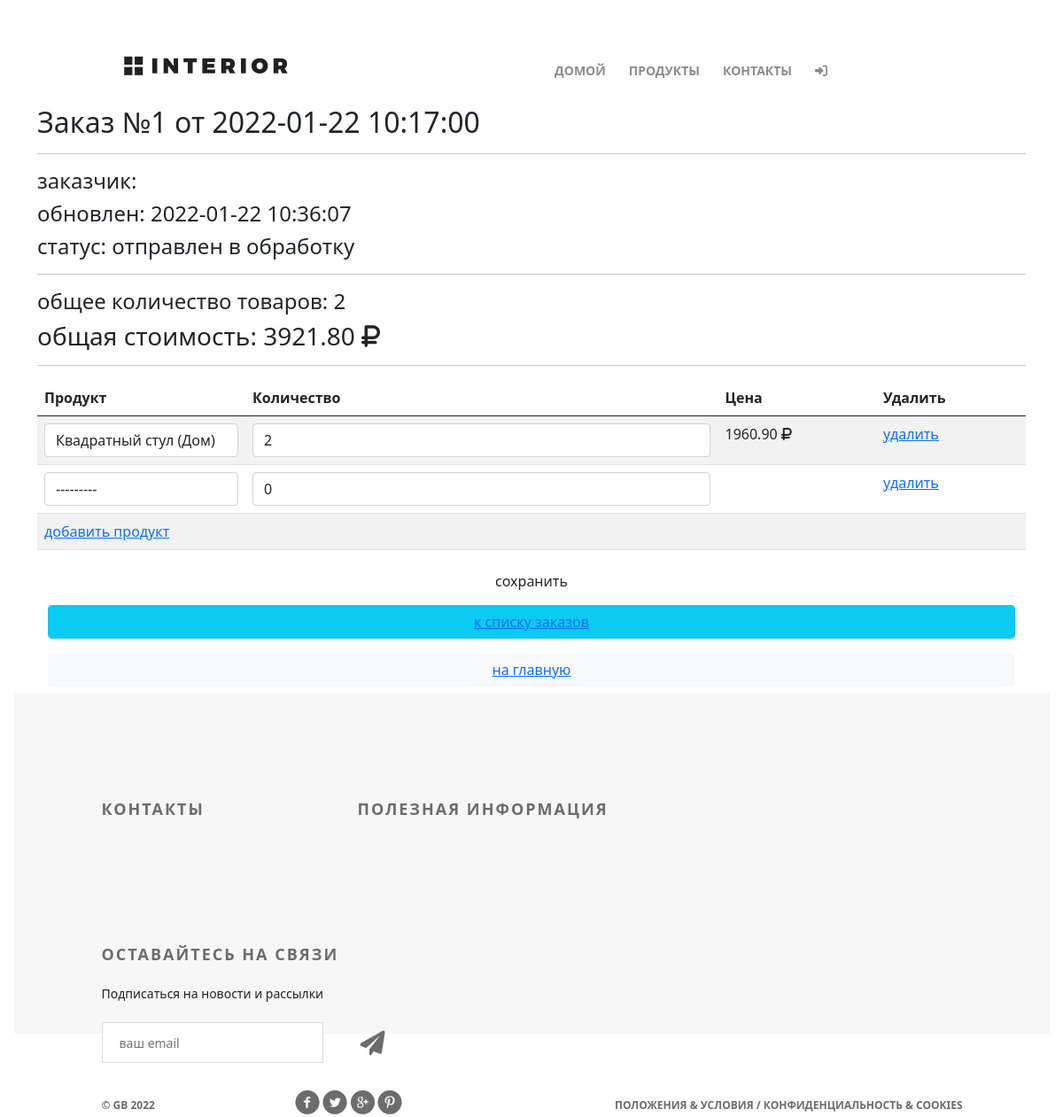
Before: /order/update/1/ with the older database file.
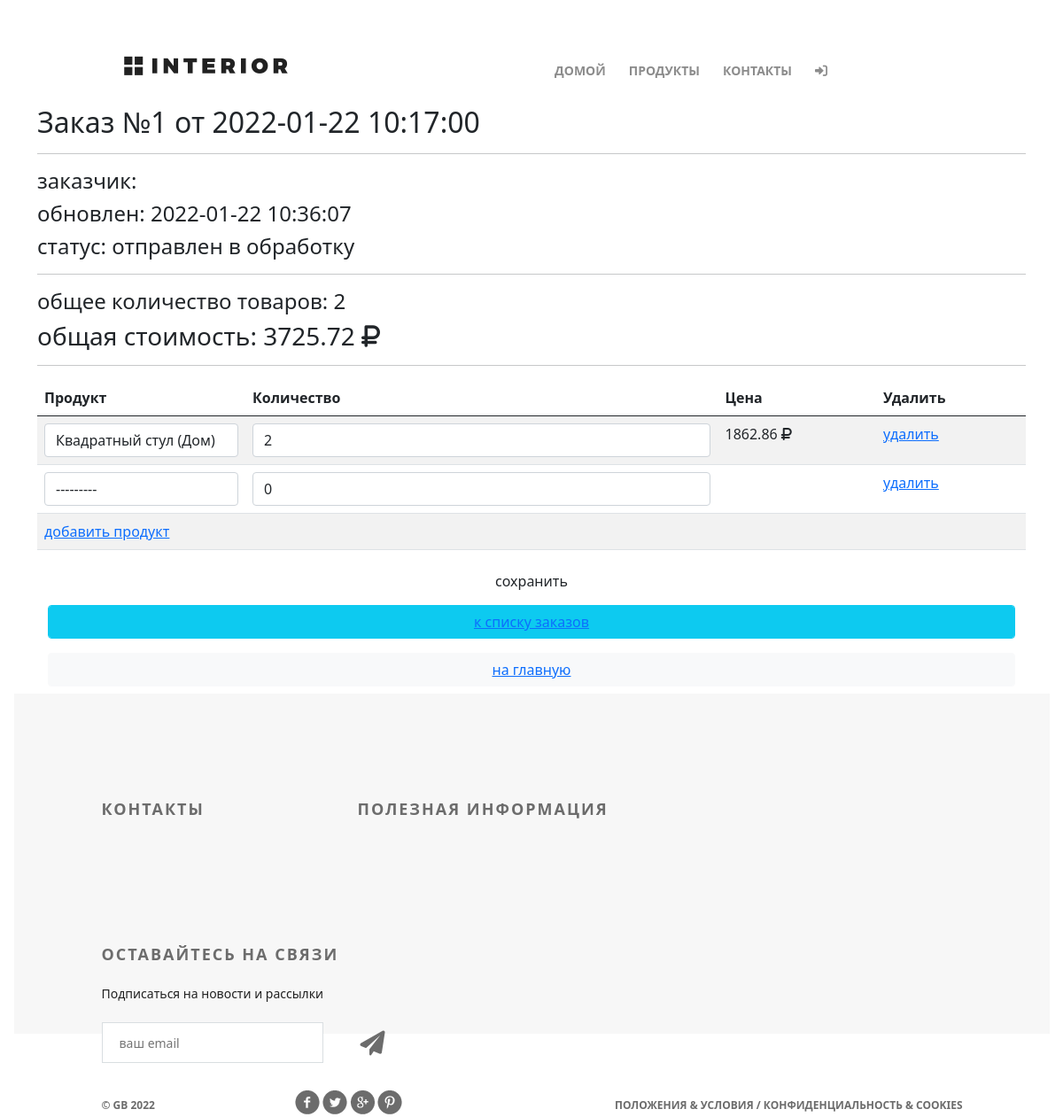
After: the same page with the newer database file.
### productsapp/models.py (models this page shows)
class Product(models.Model):
    category = models.ForeignKey(ProductCategory, on_delete=models.CASCADE)
    name = models.CharField(verbose_name='имя продукта', max_length=128)
    image = models.ImageField(upload_to='products_images', blank=True)
    short_desc = models.CharField(verbose_name='краткое описание продукта', max_length=60, blank=True)
    description = models.TextField(verbose_name='описание продукта', blank=True)
    price = models.DecimalField(verbose_name='цена продукта', max_digits=8, decimal_places=2, default=0)
    quantity = models.PositiveIntegerField(verbose_name='количество на складе', default=0)
    is_active = models.BooleanField(verbose_name='активный', db_index=True, default=True)
    def __str__(self):
        return f"{self.name} ({self.category.name})"

### ordersapp/views.py (the view, shortened to what this page needs)
# urls.py: path('update/<int:pk>/', ordersapp.OrderItemsUpdate.as_view(), name='order_update'),
class OrderItemsUpdate(UpdateView):
    model = Order
    fields = []
    success_url = reverse_lazy('ordersapp:orders_list')
    extra_context = {'title': 'заказ/редактирование'}
    def get_context_data(self, **kwargs):
        data = super(OrderItemsUpdate, self).get_context_data(**kwargs)
        OrderFormSet = inlineformset_factory(Order, OrderItem, form=OrderItemForm, extra=1)
        if self.request.POST:
            formset = OrderFormSet(self.request.POST, instance=self.object)
        else:
            queryset = self.object.orderitems.select_related()
            formset = OrderFormSet(instance=self.object, queryset=queryset)
            for form in formset.forms:
                if form.instance.pk:
                    form.initial['price'] = form.instance.product.price
        data['orderitems'] = formset
        return data

### mainapp/context_processors.py (called while the page is built)
def basket(request):
    basket = []
    if request.user.is_authenticated:
        basket = Basket.objects.filter(user=request.user).select_related()
    return {
        'basket': basket,
    }

### ordersapp/models.py (called while the page is built)
    @cached_property
    def get_items_cached(self):
        return self.orderitems.select_related()

    def get_summary(self):
        items = self.get_items_cached
        return {
            'total_cost': sum(list(map(lambda x: x.quantity * x.product.price, items))),
            'total_quantity': sum(list(map(lambda x: x.quantity, items)))
        }

### ordersapp/templates/ordersapp/order_form.html (shortened to what this page needs)
{% extends 'mainapp/base.html' %}
{% load static %}
{% load cache %}
{% block css %}
    <link href="https://cdn.jsdelivr.net/npm/bootstrap@5.0.0-beta3/dist/css/bootstrap.min.css" rel="stylesheet">
{% endblock %}
{% block mainmenu %}
    <div class="hero-white">
        <div class="header clearfix">
            {% include 'mainapp/includes/inc_mainmenu.html' %}
        </div>
    </div>
{% endblock %}
{% block content %}
   {% include 'ordersapp/includes/inc_order_summary.html' %}
   <div class="order_form">
       <form action="" method="post">
           <table class="table table-striped">
               {% for form in orderitems.forms %}
                   {% if forloop.first %}
                       <thead>
                       <tr>
                           {% for field in form.visible_fields %}
                               <th class="{% cycle 'td1' 'td2' 'td3' 'td4' %} order formset_td">
                                   {{ field.label|capfirst }}
                               </th>
                           {% endfor %}
                       </tr>
                       </thead>
                   {% endif %}
                   <tr class="formset_row">
                       {% for field in form.visible_fields %}
                           <td class="{% cycle 'td1' 'td2' 'td3' 'td4' %} order formset_td">
                               {% if field.name != 'price' %}
                                {% if field.name == 'product' %}
                                   {% cache 360 orderitemform_product field.value %}
                                       {{ field }}
                                   {% endcache %}
                                {% else %}
                                   {{ field }}
                                {% endif %}
                               {% else %}
                                   {% if field.value %}
                                       <span class="orderitems-{{ forloop.parentloop.counter0 }}-price">
                                        {{ field.value }}
                                       </span> <i class="fas fa-ruble-sign"></i>
                                   {% endif %}
                               {% endif %}
                           </td>
                       {% endfor %}
                   </tr>
               {% endfor %}
           </table>
           <button type="submit" value="сохранить" class="btn btn-default btn-round form-control last">сохранить</button>
           {% include 'ordersapp/includes/inc_order_actions.html' %}
       </form>
   </div>
{% endblock %}

### ordersapp/templates/ordersapp/includes/inc_order_summary.html (shortened to what this page needs)
{% if object %}
   <div class="h2">Заказ №{{ object.pk }} от {{ object.created|date:"Y-m-d H:i:s" }}</div>
   <hr>
   <div class="h4">заказчик: {{ user.last_name }} {{ user.first_name }} </div>
   <div class="h4">обновлен: {{ object.updated|date:"Y-m-d H:i:s" }}</div>
   <div class="h4">cтатус: {{ object.get_status_display }}</div>
   <hr>
    {% with object_summary=object.get_summary %}
    <div class="h4">
       общее количество товаров: <span class="order_total_quantity">{{ object_summary.total_quantity }}</span>
   </div>
   <div class="h3">
       общая стоимость: <span class="order_total_cost">{{ object_summary.total_cost }}</span> <i class="fas fa-ruble-sign"></i>
   </div>
    {% endwith %}
{% endif %}
<hr>

Changed rows visible on the page:
changed Product: price 1960.9 → 1862.86 (drawn)
Other visible differences:
{{ object_summary.total_cost }}: "3921.80" → "3725.72"
list line gone: "1960.90"
new list line: "1862.86"
